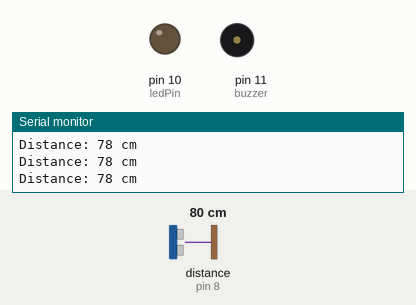
Bench run of a sketch on a simulated Arduino Uno, built with avr-gcc and run on an emulated ATmega328P. Shown: output pins drawn as LEDs (lit = HIGH), buzzer (waves = sounding), the last lines printed to the serial monitor. Wiring (inferred from the names in the program): ultrasonic range finder: trigger pin 7; echo pin 8. The test bench sets the inputs (shaded band); at power-on: distance to the obstacle (sensor on pin 8) 80 cm. The echo pulse lasts 58.3 µs per cm; pins used as bus, display or sensor lines are not drawn.

Above: at 1.2 s.
1.3 s: distance to the obstacle (sensor on pin 8) set to 23 cm
2.8 s: distance to the obstacle (sensor on pin 8) set to 18 cm
At 3.9 s:
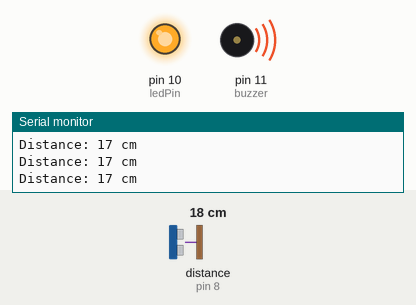
4.3 s: distance to the obstacle (sensor on pin 8) set to 35 cm
At 4.9 s:
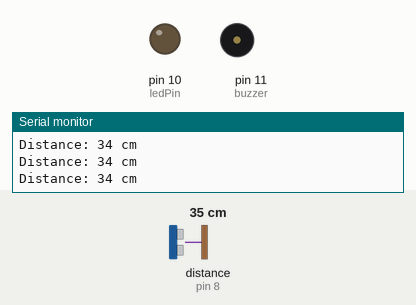
5.8 s: distance to the obstacle (sensor on pin 8) set to 9 cm
At 6.3 s:
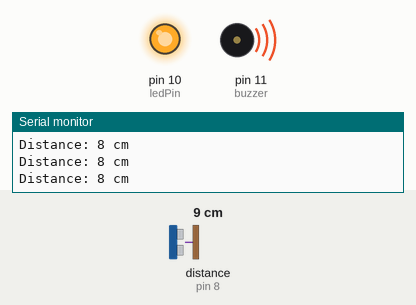
Timing chart, 0 to 8.3 s (numbered marks = the images above; inputs shaded):
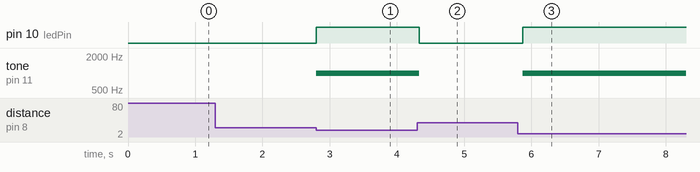

Measured:
- the behaviour switches between 21 and 20 cm on distance to the obstacle (sensor on pin 8) (found by bisection; images 0 and 1)
- after the input at 2.8 s, pin 10 (ledPin): LOW → HIGH at once; tone on pin 11 (buzzer): silent → 1000 Hz at once
- after the input at 4.3 s, pin 10 (ledPin): HIGH → LOW at once; tone on pin 11 (buzzer): 1000 Hz → silent at once
- after the input at 5.8 s, pin 10 (ledPin): LOW → HIGH after 0.07 s; tone on pin 11 (buzzer): silent → 1000 Hz after 0.07 s

The sketch:

2-Intrusion_Detection.ino
```cpp
// Experiment No: 02
// Develop a program to deploy an intrusion detection system
// using an ultrasound and sound sensor.

#include "Arduino.h"

const int buzzer = 11;
const int trigPin = 7;
const int echoPin = 8;
const int ledPin = 10;
long duration;
int distance;

void setup()
{
    pinMode(buzzer, OUTPUT);
    pinMode(ledPin, OUTPUT);
    pinMode(trigPin, OUTPUT);
    pinMode(echoPin, INPUT);
    Serial.begin(9600);
}

void loop()
{
    // Trigger the ultrasonic sensor
    digitalWrite(trigPin, LOW);
    delayMicroseconds(2);
    digitalWrite(trigPin, HIGH);
    delayMicroseconds(10);
    digitalWrite(trigPin, LOW);

    // Read the echo from the sensor
    duration = pulseIn(echoPin, HIGH);

    // Calculate the distance in cm
    distance = (duration * 0.034) / 2;

    // Print the distance to the Serial Monitor
    Serial.print("Distance: ");
    Serial.print(distance);
    Serial.println(" cm");

    // Check if an object is within 20 cm
    if (distance < 20)
    {
        digitalWrite(ledPin, HIGH);
        tone(buzzer, 1000);
    }
    else
    {
        digitalWrite(ledPin, LOW);
        noTone(buzzer);
    }
    delay(100);
}
```
